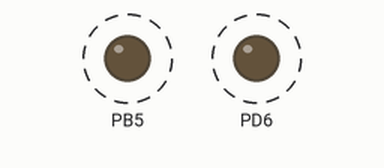
Bench run of a program on a simulated ATmega8, built with avr-gcc and emulated at 8 MHz. On the bench: output pins drawn as LEDs (lit = HIGH). Dashed ring = blinking.

Above: at 0.1 s.
Timing chart, 0 to 3.0 s (numbered marks = the images above):
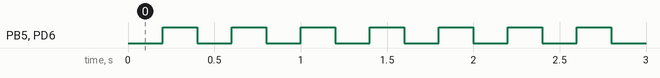

Measured:
- by itself, PB5, PD6: alternates HIGH for 0.20 s and LOW for 0.20 s

The program:

main.c
```c
#include <avr/interrupt.h>

#define CLOCK_PIN 12

void init_timer0_ovf(void)
{
    DDRD |=1<<PD6;
	DDRB |=1<<PB5;
	PORTB &=~(1<<PB5);
    TCCR0 =0x00;
    TCCR0 |= (1<<CS02);  //prescalare a 256
    /* 16MHZ/256=62500
    1/62500=0,000016;
    0,000016*252= 0,01 10 millisecondi; mi basta inizializzare tcnt0 a 6 e aspettare 25 interrupt;
    */
    TCNT0=6;

}

void start_timer0_ovf(void)
{
     TIMSK |= 1<< TOIE0;    //abilito interrupt sul  ovf zero
}

int main(void)
{


    init_timer0_ovf(); //inziializzo timer0 per ciclo main
    start_timer0_ovf(); //start timer interrupt
    sei(); //abilito interrupt globale
     while (1)
     {


     }
     return 0;


}
```

brugne433.h
```c
#ifdef EXT
    #undef EXT
#endif
#ifdef _MAIN_433_
    #define EXT
#else
    #define EXT extern
#endif

EXT BYTE tx_pin;
EXT BYTE rx_pin;
EXT BYTE tx_busy;
EXT BYTE rx_busy;


EXT BYTE bit_ricevuto;
EXT BYTE bit_inviato;
EXT BYTE campioni_8_bit;
EXT BYTE msg_length;  //lunghezza totale msg (1header+ data+1 crc)
EXT BYTE rx_length; //lunghezza payload
EXT BYTE tx_index; //indice dell'array di byte da mandare

int main_loop(void);
void init_button(void);
```

definizioni.h
```c
//processore
#define F_CPU 8000000UL
#define USART_BAUDRATE 2400
#define UBRR_VALUE (((F_CPU / (USART_BAUDRATE * 16UL))) - 1)

//tipi
#define BYTE unsigned char
#define WORD    unsigned int
#define SBYTE   signed char
#define SINT    short
#define LINT    long
#define LLINT   long long
#define BOOL    unsigned char

//valori
#define FALSE 0
#define TRUE 1
#define INPUT 0
#define OUTPUT 1

//tempi a 10ms
#define TIME_10ms_10s   1000
#define TIME_10ms_5s   500
#define TIME_10ms_2s   200
#define TIME_10ms_1s   100
#define TIME_10ms_05s  50
#define TIME_10ms_01s  10
#define TIME_10ms_001s 1

//trasmissione
#define MAX_MESSAGE_LENGTH 20
#define HEADER_LENGTH 2
#define MESSAGE_LENGTH 2
#define CRC_LENGTH 1 //ho messo due inr ealtà è 1, ma ci va anche la lunghezza nel buffer dati.
#define STOP_LENGTH 2
#define HEADER 0x95

#define RAMP_MAX 160
#define RAMP_HALF 80
#define RAMP_RIT 11
#define RAMP_ANT 29
#define RAMP_DEF 20


#define RILASCIATO 0
#define PREMUTO 1


#define STARTUP_ENTRY 0
#define ATTESA_RILASCIO_STARTUP 1
#define INSERIMENTO_INDIRIZZO 2
#define VISUALIZZA_INDIRIZZO 3
#define VALIDA_INDIRIZZO 4
```

funzioni433.c
```c
#include <avr/io.h>
#define _FUNZIONI433_
#include "definizioni.h"
#include "brugne433.h"
#include <avr/interrupt.h>
#include "funzioni433.h"


void init_timer0_ovf(void)
{

    TCCR0 =0x00;
    TCCR0 |=(1<<CS00);  //prescalare a 0
    /* 16MHZ/1024=15625
    1/15625=0,000064;
    0,000064*155= 0,01 10 millisecondi; mi basta inizializzare tcnt0 a 100;
    */
    TCNT0=0;
}

void start_timer0_ovf(void)
{
     TIMSK |= 1<< TOIE0;    //abilito interrupt sul  ovf zero
}
```

funzioni433.h
```c
#ifdef EXT
    #undef EXT
#endif
#ifdef _FUNZIONI433_
    #define EXT
#else
    #define EXT extern
#endif

#include "definizioni.h"

void baud_setup(WORD baud_rate);
void start_timer1_compareA(void);
void init_timer1_compare(void);
void start_timer0_ovf(void);
void init_timer0_ovf(void);
void set_tx_pin(BYTE pin);
void set_rx_pin(BYTE pin);
BOOL is_transmitting(void);
void tx_stop(void);
void filtra_messaggio(BYTE bit_rx);
BYTE get_message(BYTE* msg);
void rx_start();
void pinMode(BYTE pin, BOOL value);
BYTE digitalRead(BYTE pin);
void digitalWrite(BYTE pin, BOOL value) ;

void send_packet(BYTE* msg, BYTE length);
BYTE crc_calc_bytearray(BYTE* msg, BYTE length);
BYTE crc_update(BYTE msg, BYTE crc);
BYTE IsBtnPressed(void);
void set_timer10ms(BYTE timer, WORD value);
BOOL is_timer10ms_expired(BYTE timer);

BYTE strlenn(char* _string);


typedef enum
{
	TIMER_10MS_STOP_RX,
	TIMER_10MS_PAUSE_TX,
	MAX_TIMER_10MS
} t_10ms_timer;

typedef enum
{
	PREPARE,
	CHECK_HEADER,
	CHECK_LENGTH,
	GET_PAYLOAD,
	CRC_VALIDATE

}stati_ricezione;

EXT BYTE n_3bit;
EXT BYTE n_3bit_alti;
EXT BYTE n_3bit_bassi;
 EXT WORD timer_10ms_array[MAX_TIMER_10MS];
 EXT BYTE buffer_dati[HEADER_LENGTH+MAX_MESSAGE_LENGTH+CRC_LENGTH];
 EXT BYTE buff_rx_circolare[50];
 EXT BYTE buff_rx[5];
 EXT BYTE buff_to_raspberry[HEADER_LENGTH+MESSAGE_LENGTH+CRC_LENGTH+STOP_LENGTH];
 EXT BYTE packet_to_raspberry;
 EXT BYTE ptr_to_buff_raspberry;
 EXT BYTE n_bit_alti;
 EXT BYTE n_bit_bassi;
 EXT BYTE previous_bit;
 EXT BYTE n_campioni;
 EXT BYTE header;
 EXT volatile BOOL rx_done;
EXT BYTE rampa;
EXT unsigned long long data_bit;
EXT BYTE merda;
EXT BYTE btn_state, old_btn_state;
EXT BYTE cont, cont_btn;
EXT BYTE btn_press, btn_press_3s, btn_press_5s;
EXT WORD msg_rec;


 
```

interrupt.c
```c
#include "funzioni433.h"
#include "brugne433.h"
#include <avr/interrupt.h>

unsigned int ctr=0;
unsigned char inverti;
ISR(TIMER0_OVF_vect) // 1 tick ogni 0,000016sec;   0,000016 *250 *25= 0,1
{
	ctr++;
	if (ctr==25)
	{
		ctr=0;
		if (inverti%2==0)
		{
			PORTD|=1<<PD6;
			PORTB|=1<<PB5;
			inverti=1;

		}
		else
		{
			PORTD&=~(1<<PD6);
			PORTB&=~(1<<PB5);
			inverti=0;
		}
		//TCNT0=56;
	}
	TCNT0=6;


}
```
